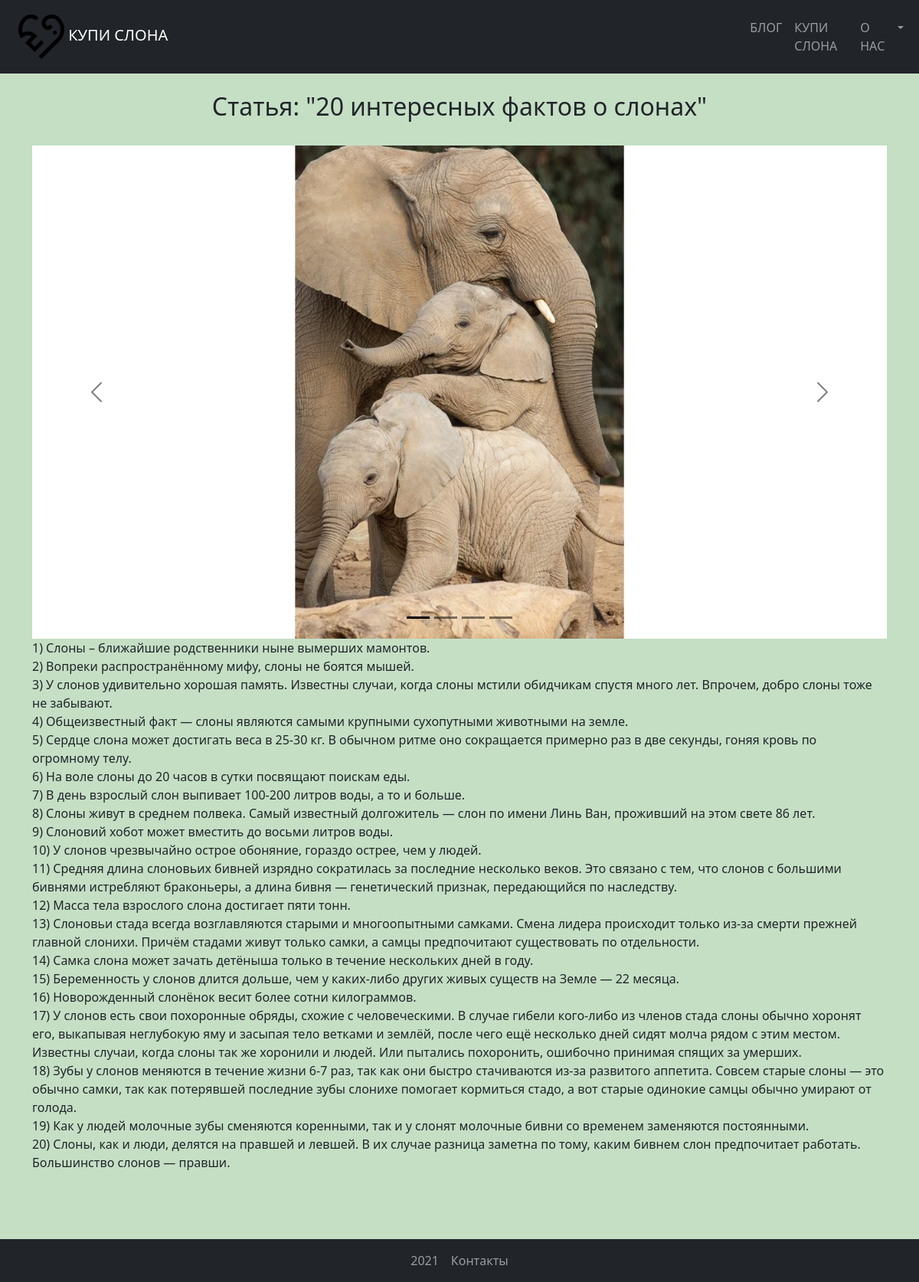
/article/6/, run on the app's committed database.
### news/models.py (models this page shows, shortened)
class News(models.Model):
    title = models.CharField(max_length=100, verbose_name='Название')
    content = models.TextField(blank=True, verbose_name="Текст")
    created_at = models.DateTimeField(auto_now_add=True, verbose_name="Дата создания")
    updated_at = models.DateTimeField(auto_now=True, verbose_name="Дата последней редакции")
    photo = models.ManyToManyField(Images, verbose_name="Изображения", blank=True)
    is_published = models.BooleanField(default=True, verbose_name="Статус")
    author = models.CharField(max_length=30, verbose_name="Автор")
    class Meta:
        verbose_name = 'Новость'
        verbose_name_plural = 'Новости'
        ordering = ['-updated_at']

### images/models.py (models this page shows, shortened)
class Images(models.Model):
    title = models.CharField(max_length=30, verbose_name='Имя')
    image = ProcessedImageField(processors=[ResizeToFit(
                                                            width=1300,
                                                            height=750,
                                                            mat_color='white',
                                                            upscale=False,
                                                        )],
                                verbose_name="Расположение")
    class Meta:
        verbose_name = 'Изображение'
        verbose_name_plural = "Изображения"
        ordering = ['title', 'id']

### news/views.py (the view)
# urls.py: path('article/<int:pk>/', ViewNews.as_view(), name='article'),
class ViewNews(DetailView):
    model = News
    template_name = 'news/view_article.html'
    context_object_name = 'news_item'

### news/templates/news/view_article.html (shortened to what this page needs)
{% extends 'base.html' %}
{% block heading %}Статья: "{{ news_item.title }}"{% endblock %}
{% block content %}
    {% if news_item.photo.all %}
        {% include 'inc/_carousel.html' %}
    {% else %}
        <img src="/images/brand/default_picture.png" class="d-block w-100" alt="...">
    {% endif %}
    {{ news_item.content| linebreaks }}
{% endblock %}

### news/templates/news/inc/_carousel.html (shortened to what this page needs)
<div id="carouselExampleDark" class="carousel carousel-dark slide" data-bs-ride="carousel">
    <div class="carousel-indicators">
        {% for im in news_item.photo.all %}
            <button type="button" data-bs-target="#carouselExampleDark" data-bs-slide-to="{{ forloop.counter0 }}"
                    {% if forloop.counter0 == 0 %}class="active" aria-current="true" {% endif %}
            ></button>
        {% endfor %}
    </div>
    <div class="carousel-inner">
        {% for im in news_item.photo.all %}
            <div class="carousel-item {% if forloop.counter0 == 0 %}active{% endif %}">
                <img src="/images/{{ im.image }}" class="d-block w-100" alt="...">
            </div>
        {% endfor %}
    </div>
    <button class="carousel-control-prev" type="button" data-bs-target="#carouselExampleDark"
            data-bs-slide="prev">
        <span class="carousel-control-prev-icon" aria-hidden="true"></span>
    </button>
    <button class="carousel-control-next" type="button" data-bs-target="#carouselExampleDark"
            data-bs-slide="next">
        <span class="carousel-control-next-icon" aria-hidden="true"></span>
    </button>
</div>

### kupi_slona/static/css/style.css (style rules this page uses)
body { background: #c5dfc5; }

### data on the page
News: title "20 интересных фактов о слонах", content "1) Слоны – ближайшие родственники ныне вымерших мамонтов. 2) Вопреки распространённому мифу, слоны не боятся мышей. 3) У слонов удивительно хорошая память. Известны случаи, когда слоны мстили обидчикам спустя много лет. Впрочем, добро слоны тоже не забывают. 4) Общеизвестный факт — слоны являются самыми крупными сухопутными животными на земле. 5) Сердце слона может достигать веса в 25-30 кг. В обычном ритме оно сокращается примерно раз в две секунды, гоняя кровь по огромному телу. 6) На воле слоны до 20 часов в сутки посвящают поискам еды. 7) В день взрослый слон выпивает 100-200 литров воды, а то и больше. 8) Слоны живут в среднем полвека. Самый известный долгожитель — слон по имени Линь…"
Images: image (picture)
